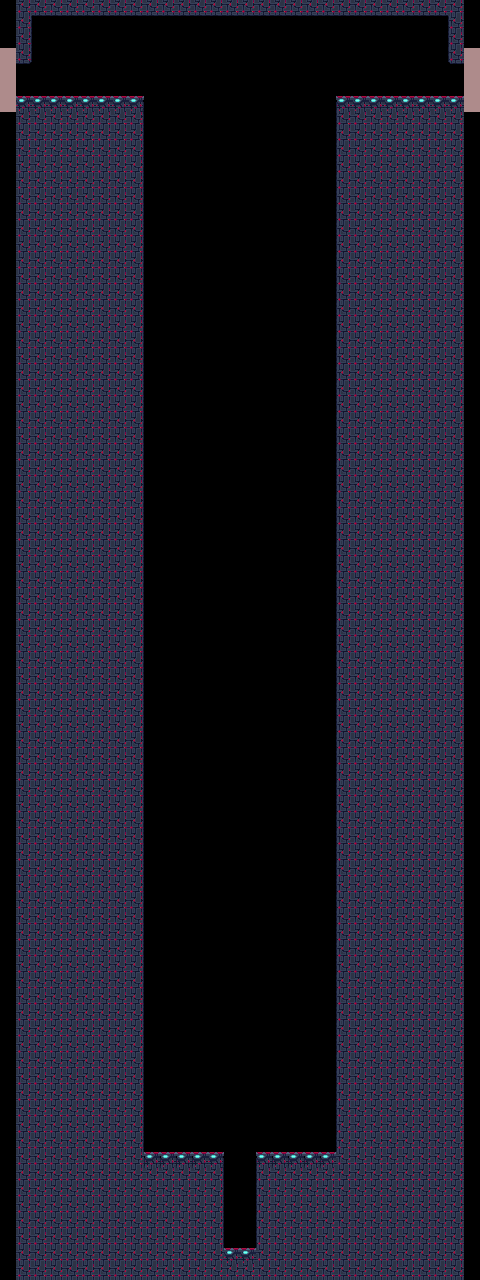

A level layout from a 2D game, rendered from its tile map. Below: a short description, then the map file with tile-grid data replaced by summaries:
An orthogonal 30x80 tile map with 16x16 px tiles, 6 tile layers (Decoration, Filling, Collision_bloc, Collision_h, ...), 1 hidden layer not drawn, 2 tilesets and 1 object (up).

<map version="1.10" tiledversion="1.10.2" orientation="orthogonal" renderorder="right-down" width="30" height="80" tilewidth="16" tileheight="16" infinite="0" nextlayerid="10" nextobjectid="2">
 <tileset firstgid="1" source="../tileset/TILESET_FUTURISTIC_CITY.tsx" />
 <tileset firstgid="25" source="../tileset/font.tsx" />
 <layer id="6" name="Decoration" width="30" height="80">
  <data>[2400 cells, 0 non-empty, 0 distinct tile ids]</data>
 </layer>
 <layer id="5" name="Filling" width="30" height="80">
  <data>[2400 cells, 1102 non-empty, 1 distinct tile ids]</data>
 </layer>
 <objectgroup id="9" name="gravity_switch">
  <object id="1" type="up" x="240" y="1240" />
 </objectgroup>
 <layer id="4" name="Collision_bloc" width="30" height="80">
  <data>[2400 cells, 0 non-empty, 0 distinct tile ids]</data>
 </layer>
 <layer id="3" name="Collision_h" width="30" height="80">
  <data>[2400 cells, 50 non-empty, 3 distinct tile ids]</data>
 </layer>
 <layer id="2" name="Collision_v" width="30" height="80">
  <data>[2400 cells, 150 non-empty, 6 distinct tile ids]</data>
 </layer>
 <layer id="8" name="Border" width="30" height="80">
  <data>[2400 cells, 8 non-empty, 1 distinct tile ids]</data>
 </layer>
 <layer id="1" name="IO" width="30" height="80" visible="0">
  <data>[2400 cells, 2 non-empty, 2 distinct tile ids]</data>
 </layer>
</map>
